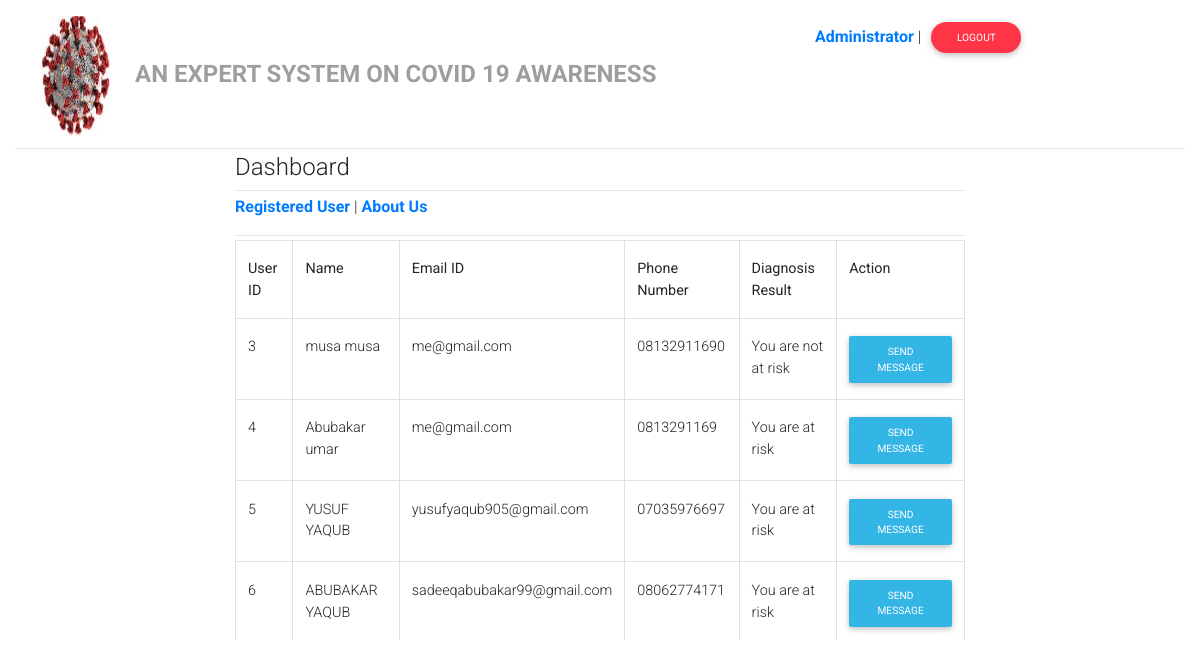
Page /admin/index.php?page=users (signed in) on the committed database.
### tables this page shows
CREATE TABLE `users` (
  `id` int(11) NOT NULL,
  `name` varchar(100) NOT NULL,
  `username` varchar(100) NOT NULL,
  `password` varchar(100) NOT NULL,
  `email` varchar(200) NOT NULL,
  `phone` varchar(50) NOT NULL,
  `result` varchar(200) NOT NULL
);

### admin/users.php (the view)
<section>
    <div class="container">
        <div class="row justify-content-center">
            <div class="col-md-8">
                <h4>Dashboard</h4>
                <hr class="my-1" />
                <div>
                    <p><a class="font-weight-bold" href="index.php?page=users">Registered User</a> | <a class="font-weight-bold" href="#">About Us</a></p>
                </div>
                <hr class="my-1"/>
                <div style="height:400px; overflow:auto">
                <table class="table table-bordered">
                <tr>
                    <th>User ID</th>
                    <th>Name</th>
                    <th>Email ID</th>
                    <th>Phone Number</th>
                    <th>Diagnosis Result</th>
                    <th>Action</th>
                </tr>
                <?php
                include("db/connect_db.php");
                $fetchuser = "SELECT * FROM users";
                $run = mysqli_query($conn,$fetchuser);
                while($userdata = mysqli_fetch_assoc($run)){
                    ?>
                    <tr>
                    <td><?php echo $userdata['id'] ?></td>
                    <td><?php echo $userdata['name'] ?></td>
                    <td><?php echo $userdata['email'] ?></td>
                    <td><?php echo $userdata['phone'] ?></td>
                    <td><?php echo $userdata['result'] ?></td>
                    <?php
                    if($userdata['result'] == 'You are at risk'){
                        ?>
                        <td><a style="" href="https://www.bulksmsnigeria.com/api/v1/sms/create?api_token=LEI5Na0RX4QyLxo36kQy8Yqn7RyVLh08efBVWSrflcf7gEnJAz7PuPqti3rQ&from=Covid 19 Expert System&to=<?php echo $userdata['phone'];?>&body=Dear <?php echo $userdata['name']?>
                        Your are At Risk For Contacting Covid 19.
                        Kindly Visit any Covid 19 testing Center for complete test procedure,
                        OR Dial 080222233322 for NCDC attention." id="msg" class="btn btn-info btn-sm">Send Message</a></td>
                        </tr>
                        <?php
                    }elseif($userdata['result'] == 'You are not at risk'){
                        ?>
                        <td><a style="" href="https://www.bulksmsnigeria.com/api/v1/sms/create?api_token=LEI5Na0RX4QyLxo36kQy8Yqn7RyVLh08efBVWSrflcf7gEnJAz7PuPqti3rQ&from=Covid 19 Expert System&to=<?php echo $userdata['phone'];?>&body=Dear <?php echo $userdata['name']?>Congratulation! your are not at Risk!
                         Dial 080222233322 for NCDC attention if you Experience any Most common Symptoms." id="msg" class="btn btn-info btn-sm">Send Message</a></td>
                        </tr>
                        <?php
                    }
                    ?>
                    <?php
                }
                ?>
                </table>
                </div>
            </div>
        </div>
    </div>
</section>

### admin/index.php (shortened to what this page needs)
<!DOCTYPE html>
<html lang="en">
<head>
  <link rel="stylesheet" href="https://use.fontawesome.com/releases/v5.11.2/css/all.css">
  <link rel="stylesheet" href="css/bootstrap.min.css">
  <link rel="stylesheet" href="css/mdb.min.css">
  <link rel="stylesheet" href="css/style.css">
  <link
    rel="stylesheet"
    href="https://cdnjs.cloudflare.com/ajax/libs/animate.css/4.1.1/animate.min.css"
  />
</head>
<body>
<header>
  <div class="container-fluid mt-3">
    <div class="row justify-content-center">
      <div class="col-md-8 ">
        <h4 class=" font-weight-bold "><img src="images/corona.jpeg" /><a class="grey-text" href="index.php">AN EXPERT SYSTEM ON COVID 19 AWARENESS</a></h2>
      </div>
      <div class="col-md-4">
      <?php if(isset($_SESSION['adminuser'])){
        ?>
          <p><a style="" href="#" class="font-weight-bold">Administrator</a>  | <a style="border-radius:19px" class="btn btn-danger btn-sm" href="logout.php">Logout</a></p>
        <?php
      }else{
      }
      ?>
      </div>
    </div>
    <hr class="my-1"/>
  </div>
</header>
<main>
    <?php
    if(isset($_GET['page'])){
      $page = $_GET['page'];
      include($page.'.php');
    }else{
      include('login.php');
    }
    ?>
</main>
</body>
</html>

### admin/css/style.css (style rules this page uses)
header img { height: 120px; width: 120px; }

### rows in the picture
users: id "3", name "musa musa", email "me@gmail.com", phone "08132911690", result "You are not at risk"
users: id "4", name "Abubakar umar", email "me@gmail.com", phone "0813291169", result "You are at risk"
users: id "5", name "YUSUF YAQUB", email "yusufyaqub905@gmail.com", phone "07035976697", result "You are at risk"
users: id "6", name "ABUBAKAR YAQUB", email "sadeeqabubakar99@gmail.com", phone "08062774171", result "You are at risk"
